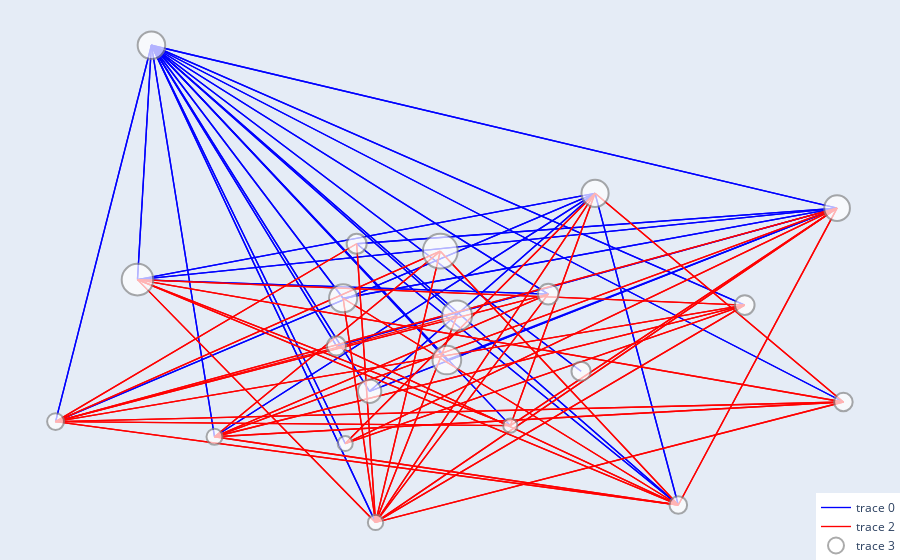

Here is the notebook cell this chart was saved with:
### Code cell
G4, trip_counts4 = define_graph(long_trips)
G4 = update_node_sizes(G4, income, var_of_interest)
positions = get_positions(gdf)
edge_colors4, edge_widths4 = set_art(G4, 0.6)
plotly_graph(G4, positions, edge_colors4, edge_widths4, var_of_interest)

### Figure 1 — Plotly figure (JSON) as saved in the notebook; plotly's stock layout.template omitted (floating-point values rounded to 4 significant figures; data arrays with more than 128 entries replaced by an {"elided": "..."} marker saying what was removed)
{"data": [{"hoverinfo": "none", "line": {"color": "blue", "width": 1.347}, "mode": "lines", "type": "scatter", "x": {"elided": "177 float values"}, "y": {"elided": "177 float values"}}, {"hoverinfo": "none", "line": {"color": "green", "width": 1.347}, "mode": "lines", "type": "scatter", "x": [], "y": []}, {"hoverinfo": "none", "line": {"color": "red", "width": 1.347}, "mode": "lines", "type": "scatter", "x": {"elided": "231 float values"}, "y": {"elided": "231 float values"}}, {"hoverinfo": "text", "marker": {"color": "white", "line": {"color": "#888", "width": 2}, "size": [19.18, 27.56, 17.64, 25.7, 23.35, 27.16, 28.72, 30.11, 16.89, 15.34, 34.84, 16.02, 20.0, 28.14, 31.6, 15.01, 14.34, 19.21, 20.66, 18.57, 19.66]}, "mode": "markers", "text": ["Node 2807901", "Node 2807908", "Node 2807918", "Node 2807921", "Node 2807902", "Node 2807916", "Node 2807903", "Node 2807904", "Node 2807910", "Node 2807917", "Node 2807905", "Node 2807911", "Node 2807906", "Node 2807907", "Node 2807909", "Node 2807912", "Node 2807913", "Node 2807914", "Node 2807915", "Node 2807919", "Node 2807920"], "type": "scatter", "x": [-3.705, -3.754, -3.616, -3.575, -3.697, -3.638, -3.676, -3.674, -3.779, -3.695, -3.678, -3.737, -3.7, -3.704, -3.757, -3.703, -3.66, -3.641, -3.65, -3.573, -3.599], "y": [40.42, 40.54, 40.35, 40.48, 40.4, 40.48, 40.41, 40.43, 40.39, 40.34, 40.46, 40.38, 40.46, 40.44, 40.45, 40.38, 40.38, 40.41, 40.44, 40.39, 40.43]}], "layout": {"hovermode": "closest", "legend": {"x": 1, "xanchor": "right", "y": 0, "yanchor": "bottom"}, "margin": {"b": 0, "l": 0, "r": 0, "t": 0}, "showlegend": true, "xaxis": {"showgrid": false, "showticklabels": false, "zeroline": false}, "yaxis": {"showgrid": false, "showticklabels": false, "zeroline": false}}}
